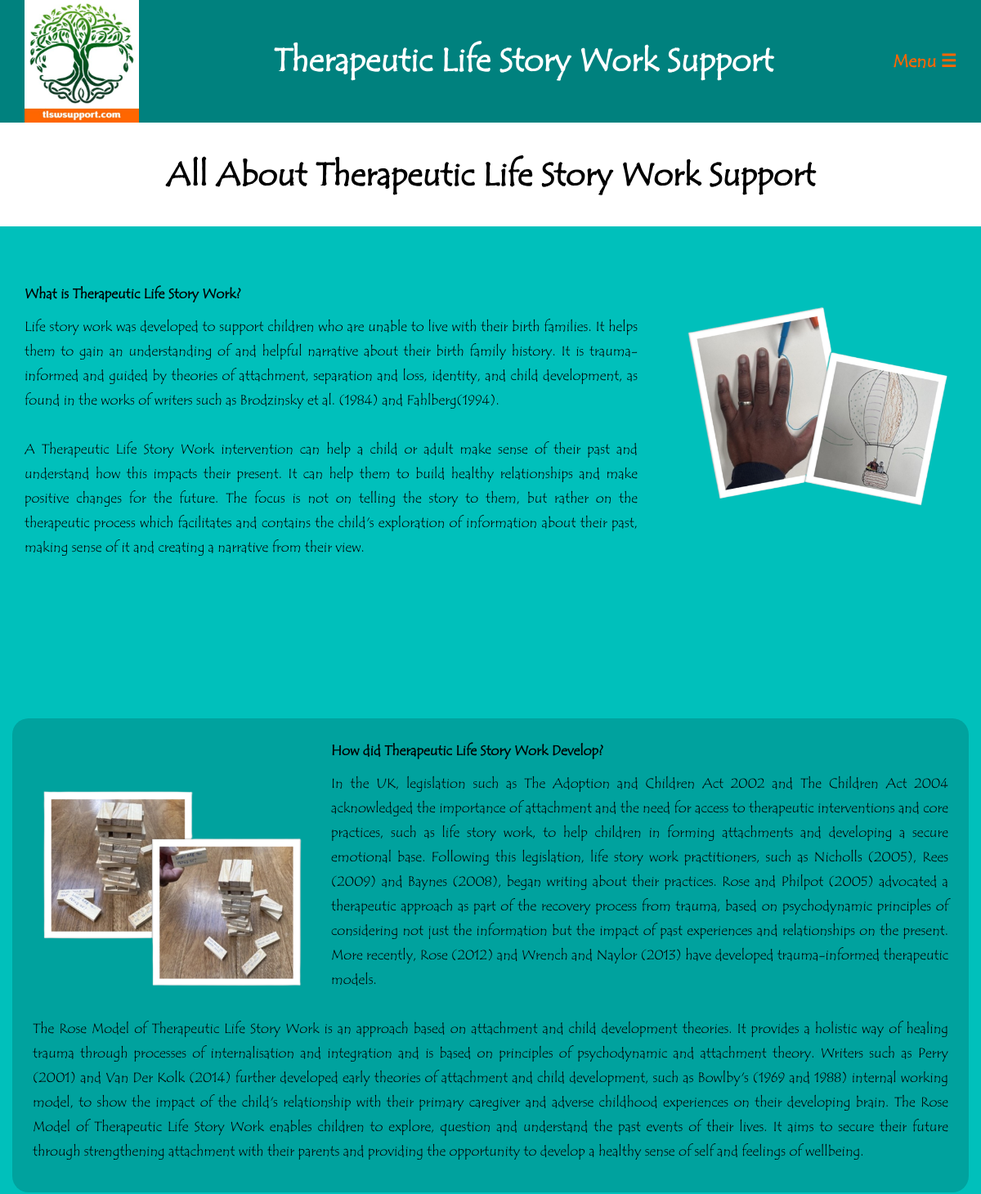
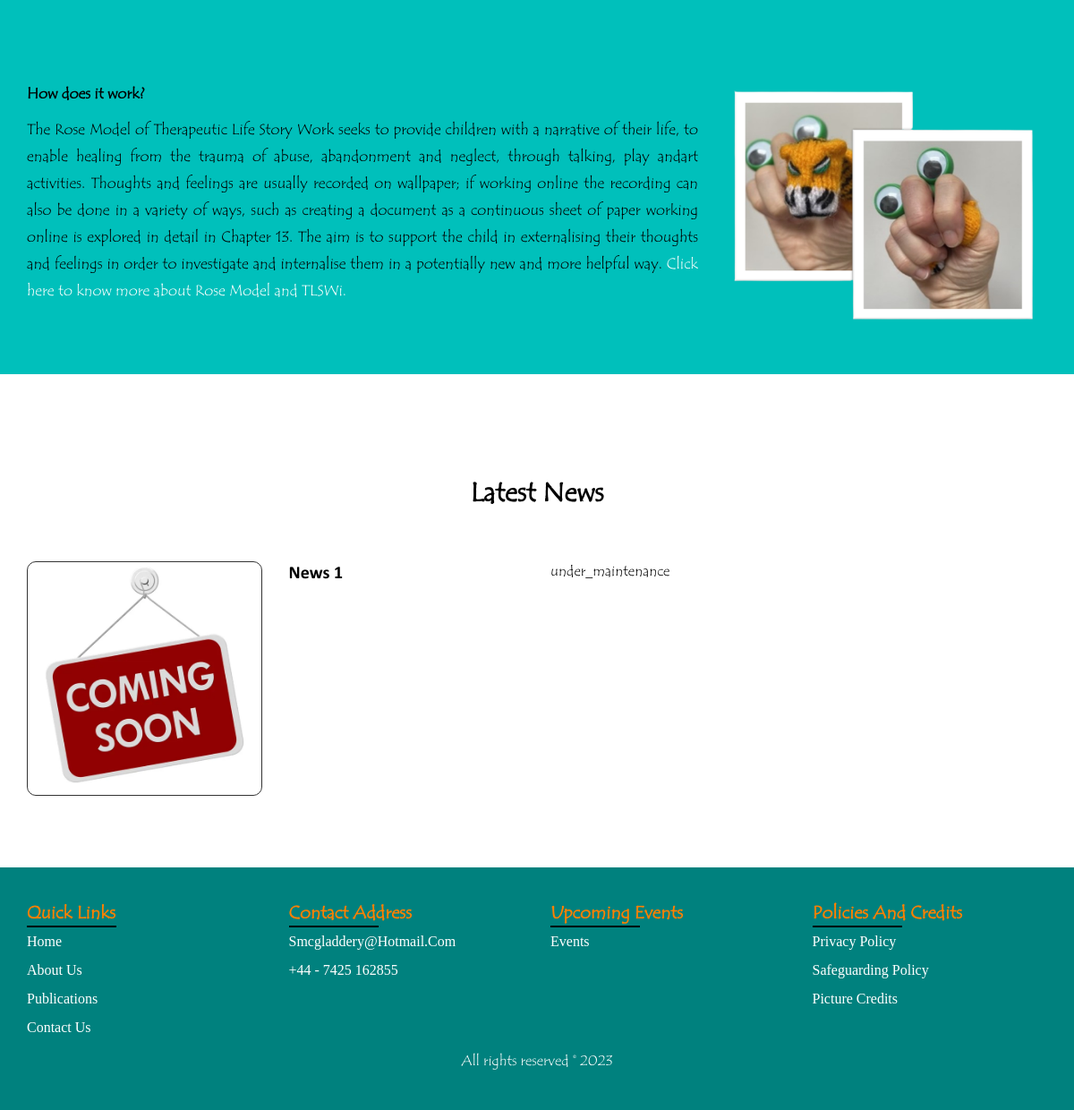
/TLSW.php, run on the app's committed database (2 pictures, top to bottom).
### tables this page shows
CREATE TABLE IF NOT EXISTS `newsfeed` (
  `id` int(11) NOT NULL,
  `name` varchar(250) DEFAULT NULL,
  `image` varchar(250) DEFAULT NULL,
  `message` text
);

### TLSW.php (the view, shortened to what this page needs)
<?php
include("includes/header.php");
?>
<section class="banner">
    <div class="container">
        <div class="row">
            <div class="col-md-12"><br>
                <h2>All About Therapeutic Life Story Work Support </h2>
            </div>
        </div>
    </div>
</section>
<section class="para1">
    <div class="container">
        <div class="row">
            <div class="col-md-8">
                <br><br><br>
                <p align="justify" style="font-size:17px;">
                    <b>What is Therapeutic Life Story Work?</b><br>
                </p>
                <p align="justify" style="font-size:17px;">
                    Life story work was developed to support children who are unable to live with
                    their birth families. It helps them to gain an understanding of and helpful narrative about their birth family history. It is trauma-informed and guided by theories of attachment, separation and loss, identity, and child development, as found in the works of writers such as Brodzinsky et al. (1984) and Fahlberg(1994).<br><br>
                    A Therapeutic Life Story Work intervention can help a child or adult make sense of their past
                    and understand how this impacts their present. It can help them to build healthy relationships and make positive changes for the future. The focus is not on telling the story to them, but rather on the therapeutic process which facilitates and contains the child's exploration of information about their past, making sense of it and creating a narrative from their view.
                </p><br><br>
            </div>
            <div class="col-md-4">
                <center><img src="./images/tlsw2.png" class="img-responsive" style="margin-top:95px;" /></center>
            </div>
        </div>
        <br>
        <div class="row">
            <div class="col-md-4">
                <br><br><br><br><br><br><br><br>
                <center><img src="./images/tlsw1.png" class="img-responsive" /></center>
            </div>
            <br><br><br>
            <div class="box-wrapper_2">
                <p align="justify" style="font-size:17px;"><b>How did Therapeutic Life Story Work Develop?</b><br></p>
                <p align="justify" style="font-size:17px;">
                    In the UK, legislation such as The Adoption and Children Act 2002 and The Children Act 2004 acknowledged the importance of attachment and the need for access to therapeutic interventions and core practices, such as life story work, to help children in forming attachments and developing a secure emotional base. Following this legislation, life story work practitioners, such as  Nicholls (2005), Rees (2009) and Baynes (2008), began writing about their practices. Rose and Philpot (2005) advocated a therapeutic approach as part of the recovery process from trauma, based on  psychodynamic  principles of considering not just the information but the impact of past experiences and relationships on the present. More recently, Rose (2012) and Wrench and Naylor (2013) have  developed  trauma-informed therapeutic models.<br><br>
                    The Rose Model of Therapeutic Life Story Work is an approach based on attachment and child
                    development theories. It provides a holistic way of healing trauma through processes of
                    internalisation and integration and is based on principles of psychodynamic and attachment
                    theory.
                    Writers such as Perry (2001) and Van Der Kolk (2014) further developed early theories of
                    attachment and child development, such as Bowlby's (1969 and 1988) internal working model, to show the impact of the child's relationship with their primary caregiver and adverse childhood experiences on their developing brain. The Rose Model of Therapeutic Life Story Work enables children to explore, question and understand the past events of their lives. It aims to secure their future through strengthening attachment with their parents and providing the opportunity to develop a healthy sense of self and feelings of wellbeing.
                </p>
            </div>
        </div>
        <br>
        <div class="row">
            <div class="col-md-8">
                <br><br><br>
                <p align="justify" style="font-size:17px;"><b>How does it work?</b><br></p>
                <p align="justify" style="font-size:17px;">
                    The Rose Model of Therapeutic Life Story Work seeks to provide children with a narrative of their life, to enable healing from the trauma of abuse, abandonment and neglect, through talking, play andart activities. Thoughts and feelings are usually recorded on wallpaper; if working online the recording can also be done in a variety of ways, such as creating a document as a continuous sheet of paper working online is explored in detail in Chapter 13. The aim is to support the child in externalising their thoughts and feelings in order to investigate and internalise them in a potentially new and more helpful way. <a style="color: white;" href="./PDFs/TLSWS_ROSE MODEL.pdf">Click here to know more about Rose Model and TLSWi.</a>
                </p><br><br>
            </div>
            <br><br><br>
            <div class="col-md-4">
                <center><img src="./images/tlsw3.png" class="img-responsive" /></center>
            </div>
        </div>
        <br>
    </div>
</section><br><br>
<section id="newsfeed_sec" class="sec_space">
    <div class="container">
        <div class="row heading_sec">
            <div class="col-md-12">
                <h2>Latest News</h2>
            </div>
        </div>
        <?php
        $sql = " SELECT * FROM newsfeed";
        $result = $conn->query($sql);
        if ($result->num_rows > 0) {
            while ($newsfeed = $result->fetch_assoc()) {
        ?>
                <div class="row newsfeed_list">
                    <div class="col-md-3">
                        <div class="newsfeed_image" style=" border: 1.5px solid #333; border-radius:10px;">
                            <img src="./uploads/news_feed/<?php echo $newsfeed['image']; ?>" />
                        </div>
                    </div>
                    <div class="col-md-3" style="font-family: 'CalibriBold'; font-size:20px;">
                        <div class="newsfeed_name">
                            <?php echo $newsfeed['name']; ?>
                        </div>
                    </div>
                    <div class="col-md-6">
                        <div class="newsfeed_desc">
                            <?php echo $newsfeed['message']; ?>
                        </div>
                    </div>
                </div>
        <?php
            }
        }
        ?>
    </div>
</section>
<?php
include("includes/footer.php");
?>

### main_style.css (style rules this page uses)
.banner h2 { font-family: "Tempus Sans ITC"; text-align: center; font-weight: 700; font-size: 250%; margin-bottom: 40px; }
* { padding: 0; margin: 0; box-sizing: border-box; }
body { font-family: "Tempus Sans ITC"; color: black; font-size: 16px; }
p { font-size: 16px; line-height: 30px; }
h2 { font-family: "Tempus Sans ITC"; font-weight: 700; }
.para1 { background-color: #00c0bb; }
.sec_space { padding: 50px 0px; }
.heading_sec { text-align: center; margin-bottom: 50px; }
.services_image img, .newsfeed_image img { width: 100%; border-radius: 12px; }
.services_list, .newsfeed_list { margin-bottom: 10px; }
.box-wrapper_2 { height: 60%; margin-top: 4%; background-color: #00a29e; box-sizing: border-box; padding: 25px; border-radius: 20px; }
::placeholder { color: #fff; font-family: Arial; }

### assets/style-tool.css (style rules this page uses)
body { position: relative; }

### data on the page
newsfeed: image (picture), name "News 1", message "under_maintenance"
